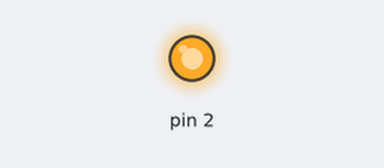
This sketch was run on a simulated Arduino Uno, built with avr-gcc and run on an emulated ATmega328P. Shown: output pins drawn as LEDs (lit = HIGH).

Above: at 0.1 s.
Timing chart, 0 to 1.6 s (numbered marks = the images above):
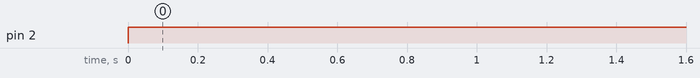

The sketch:

salida_analogica.ino
```cpp
void setup()
{
 pinMode (2,OUTPUT);
}

void loop()
{
analogWrite (2,255);//numero de pin, valor min = 0; valor max = 255
delay(200);
}
```

Measured:
- by itself, pin 2: LOW → HIGH at 0.00 s
